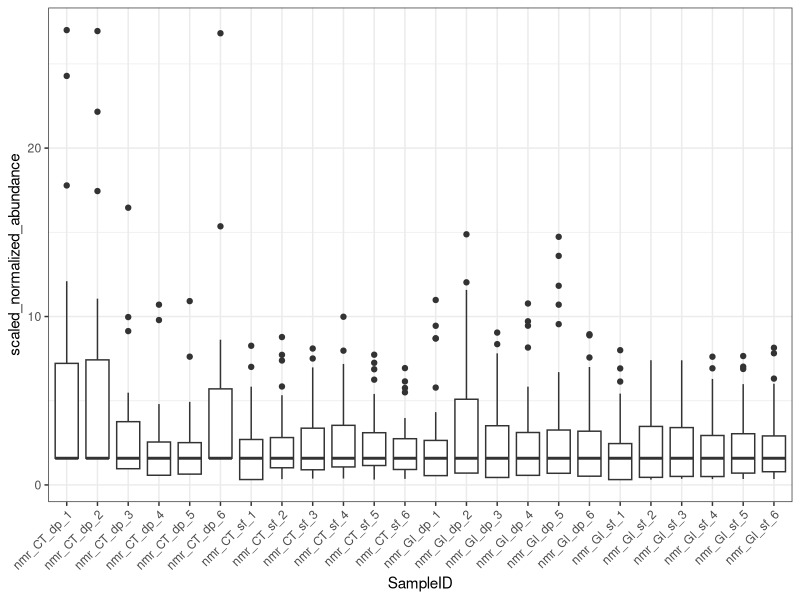

Recreate this plot in R. (Note: this script raises an error after producing the figure.)
# libraries ----

library(readxl)
library(tidyverse)

# loading data ----

metadata <- read_xlsx('Raw_data/Metadata_all.xlsx', sheet = 3)
nmr_raw_data <- read_csv("Raw_data/Raw_data_NMR.csv")

# Normalization ----

nmr_long <- nmr_raw_data %>% 
  pivot_longer(!SampleID, names_to = 'FeatureID', 
               values_to = 'abundance') 

# Pseudo count added cube root transformation

pseudo <- min(nmr_long$abundance[nmr_long$abundance > 0])

nmr_normalized <- nmr_long %>%  
  mutate(normalized_abundance = (abundance + pseudo)^(1/3))

# Scaling

nmr_scaled <- nmr_normalized %>% 
  select(FeatureID, SampleID, normalized_abundance) %>% 
  group_by(SampleID) %>% 
  mutate(median = median(normalized_abundance)) %>% 
  ungroup() %>% 
  mutate(scaled_normalized_abundance = 
           normalized_abundance  / median * mean(median)) %>% 
  select(-median, -normalized_abundance)

nmr_boxplot <- nmr_scaled %>% 
  ggplot() +
  geom_boxplot(aes(x = SampleID,
                   y = scaled_normalized_abundance)) +
  theme_bw() +
  theme(axis.text.x = element_text(angle = 45, hjust = 1))

nmr_boxplot

# Saving data ----

nmr_scaled_wider <- nmr_scaled %>% 
  pivot_wider(names_from = 'FeatureID', 
              values_from = 'scaled_normalized_abundance')

write_csv(nmr_scaled_wider, 'Preprocess_data/NMR_normalized.csv')
